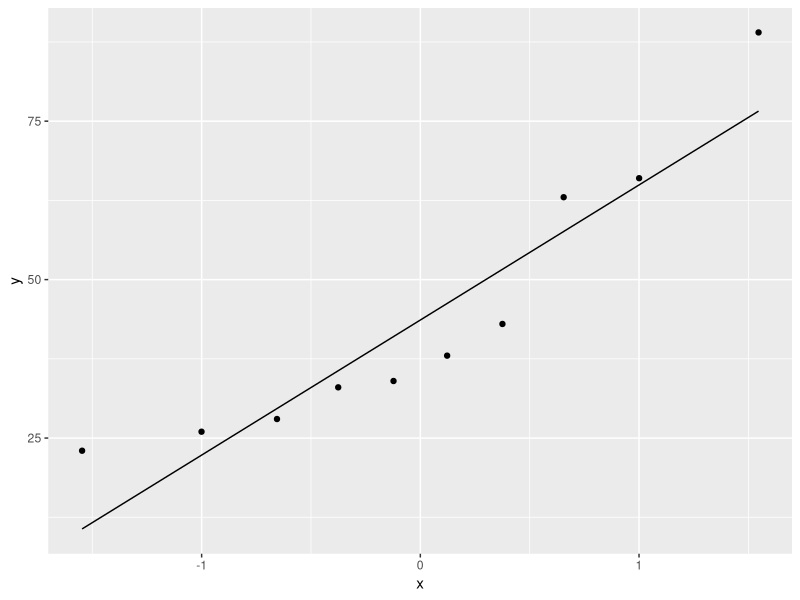
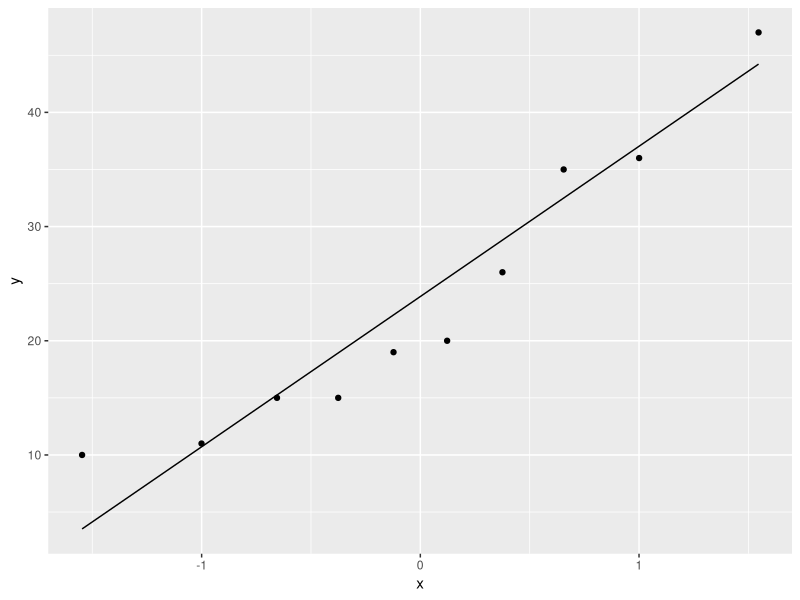
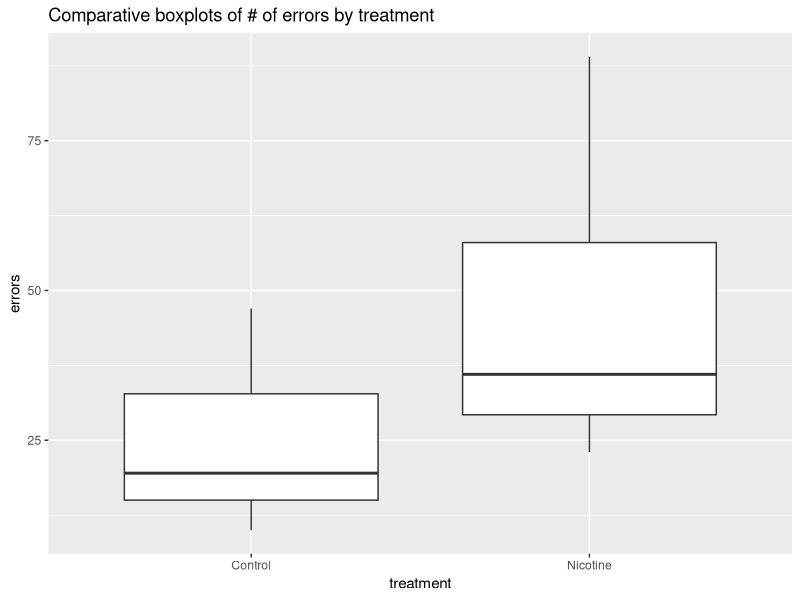

These charts were generated, in order, by the following R code:
## ---- chunk 1
show_solutions=TRUE
## ---- chunk 2
library(tidyverse)
## ---- chunk 3
data_smoke <- read_csv("data/smokePregnant.csv")
## ---- chunk 4
t.test(data_smoke$Nicotine, data_smoke$Control, var.equal=TRUE)
## ---- chunk 5
ggplot(data_smoke, aes(sample = Nicotine)) + stat_qq() + stat_qq_line()

ggplot(data_smoke, aes(sample = Control)) + stat_qq() + stat_qq_line()
## ---- chunk 6
sd(data_smoke$Nicotine)
sd(data_smoke$Control)
## ---- chunk 7

## ---- chunk 8

## ---- chunk 9

## ---- chunk 10
data_smoke2 <- gather(data_smoke, key = "treatment", value = "errors")

boxplots_smoke2 <- 
	ggplot(data_smoke2, aes(treatment,errors)) + 
	geom_boxplot() + 
	ggtitle("Comparative boxplots of # of errors by treatment")

boxplots_smoke2
## ---- chunk 11

## ---- chunk 12

## ---- chunk 13

## ---- chunk 14

## ---- chunk 15

## ---- chunk 16
data_batsex <- data_frame(Sex = c("Male","Female"), count = c(44,65))
## ---- chunk 17

## ---- chunk 18

## ---- chunk 19

## ---- chunk 20

## ---- chunk 21

## ---- chunk 22

